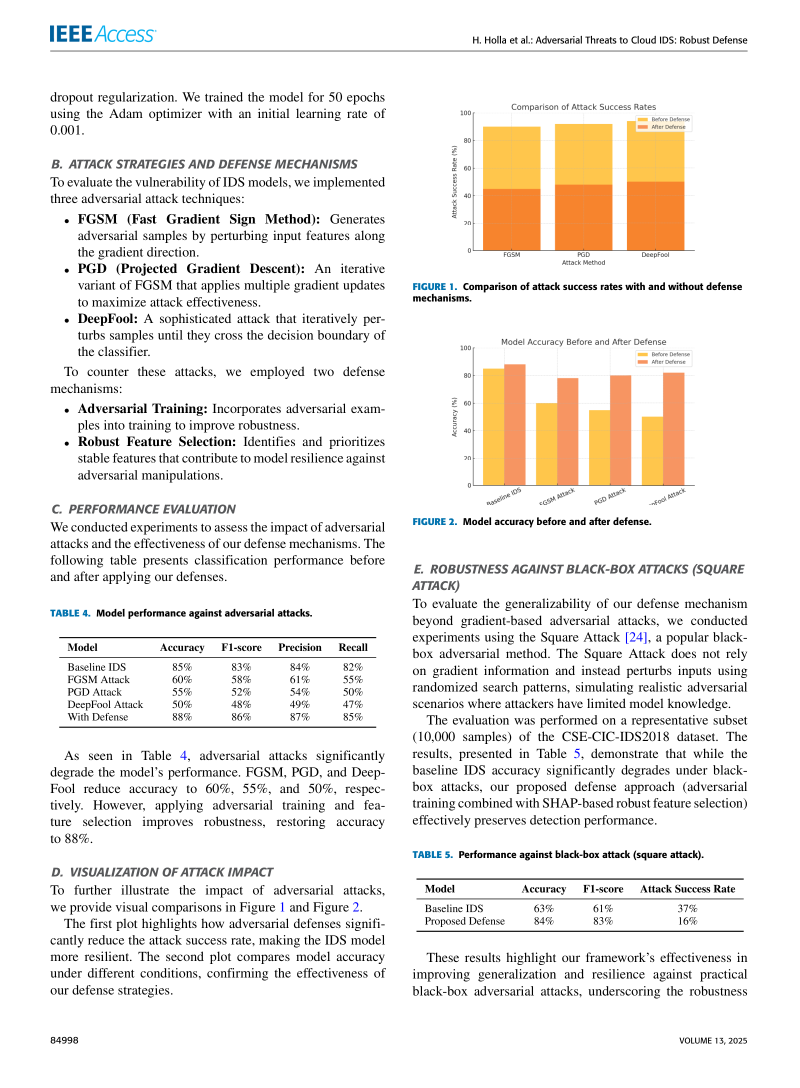
#> input picture scratch/rendered_pages/page_7.png, 1600 x 2175 px, found by its file name (shown at 1/2 size)
$ python crop_sections.py
#> lines starting #> are read from the running program, lines starting #| are printed output that depends on the picture
from PIL import Image

im7 = Image.open('scratch/rendered_pages/page_7.png')
#> im7 is the input picture: PIL image 1600x2175 RGB; mean R, G, B 240.1, 236.6, 232.6
# page_7 is 1600 x 2175
# Left column is x in [50, 780], Right column is x in [820, 1550]

# Left column:
im7.crop((50, 100, 780, 1100)).save('scratch/rendered_pages/page7_left_top.png')
im7.crop((50, 1100, 780, 2100)).save('scratch/rendered_pages/page7_left_bottom.png')

# Right column:
im7.crop((820, 100, 1550, 1100)).save('scratch/rendered_pages/page7_right_top.png')
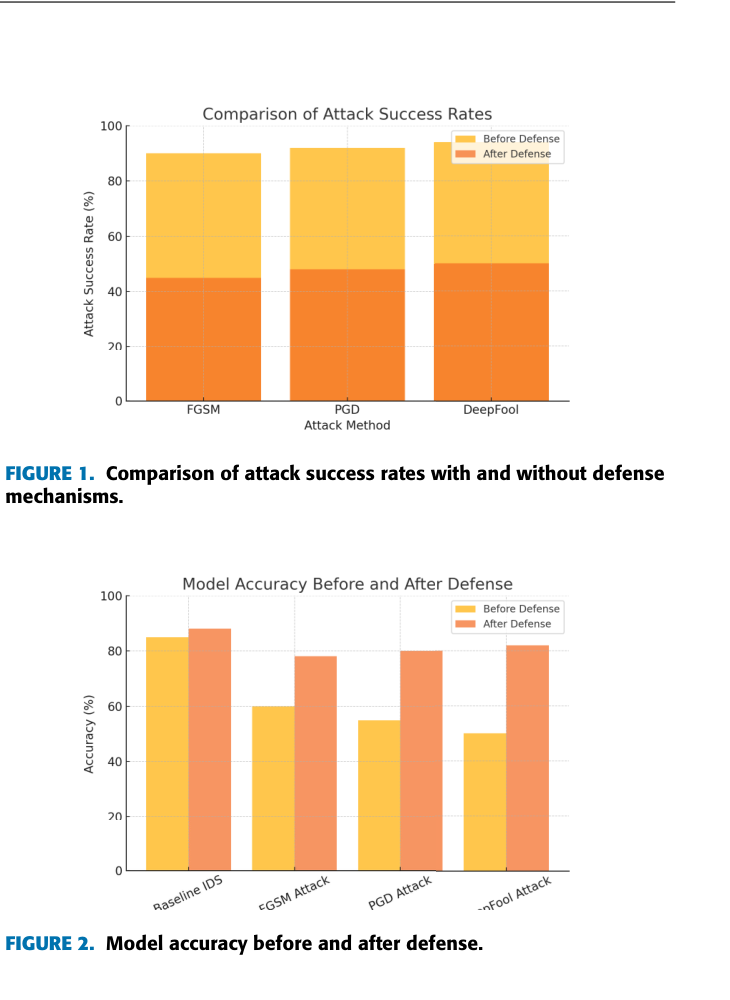
#> saved as page7_right_top.png: PIL image 730x1000 RGB; mean R, G, B 248.9, 231.6, 212.1
im7.crop((820, 1100, 1550, 2100)).save('scratch/rendered_pages/page7_right_bottom.png')
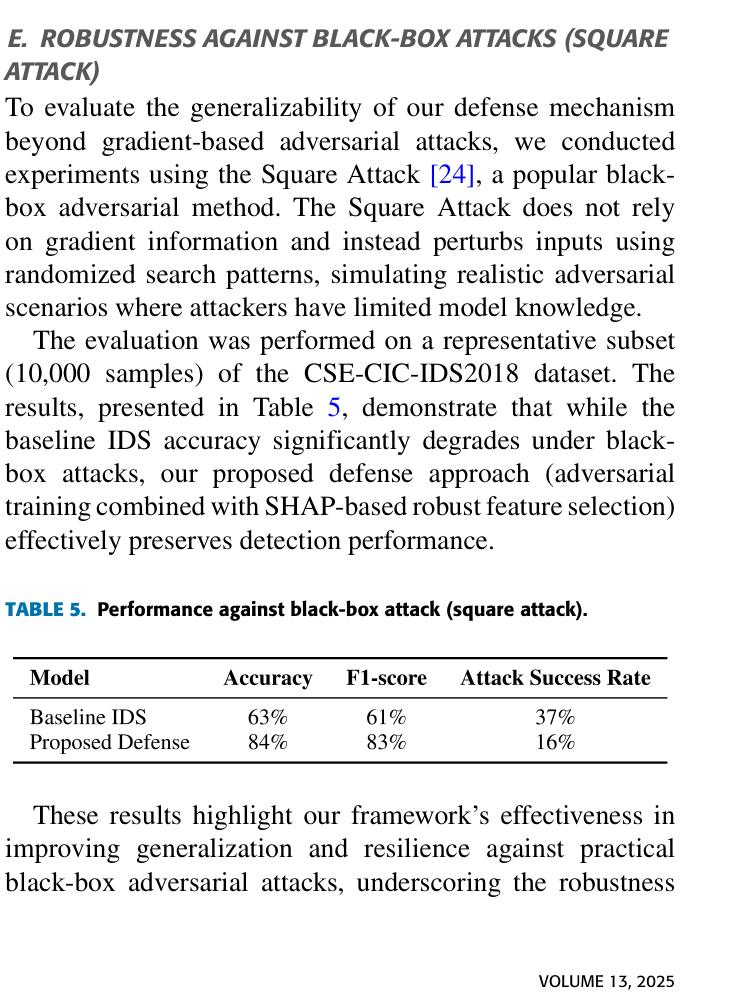
#> saved as page7_right_bottom.png: PIL image 730x1000 RGB; mean R, G, B 232.2, 232.3, 232.4

# Page 8:
im8 = Image.open('scratch/rendered_pages/page_8.png')
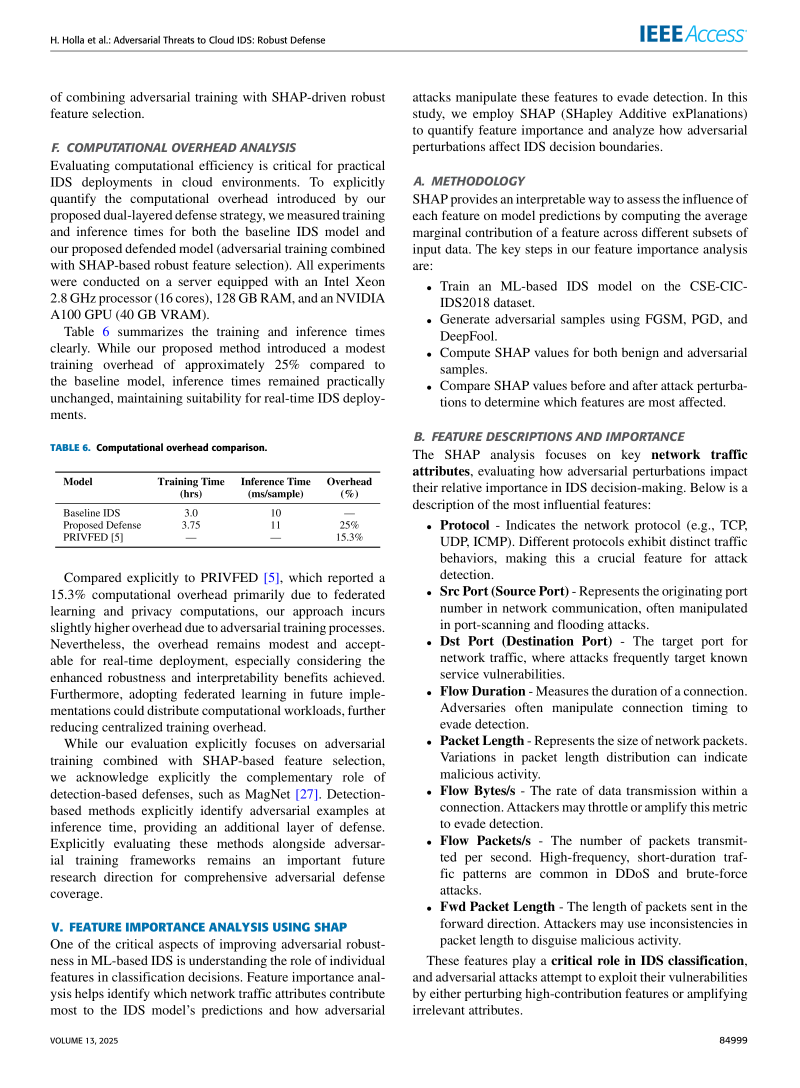
#> input picture scratch/rendered_pages/page_8.png, 1600 x 2175 px, found by its file name (shown at 1/2 size)
#> im8 is the input picture: PIL image 1600x2175 RGB; mean R, G, B 235.2, 235.5, 235.7
im8.crop((50, 100, 780, 1100)).save('scratch/rendered_pages/page8_left_top.png')
im8.crop((50, 1100, 780, 2100)).save('scratch/rendered_pages/page8_left_bottom.png')
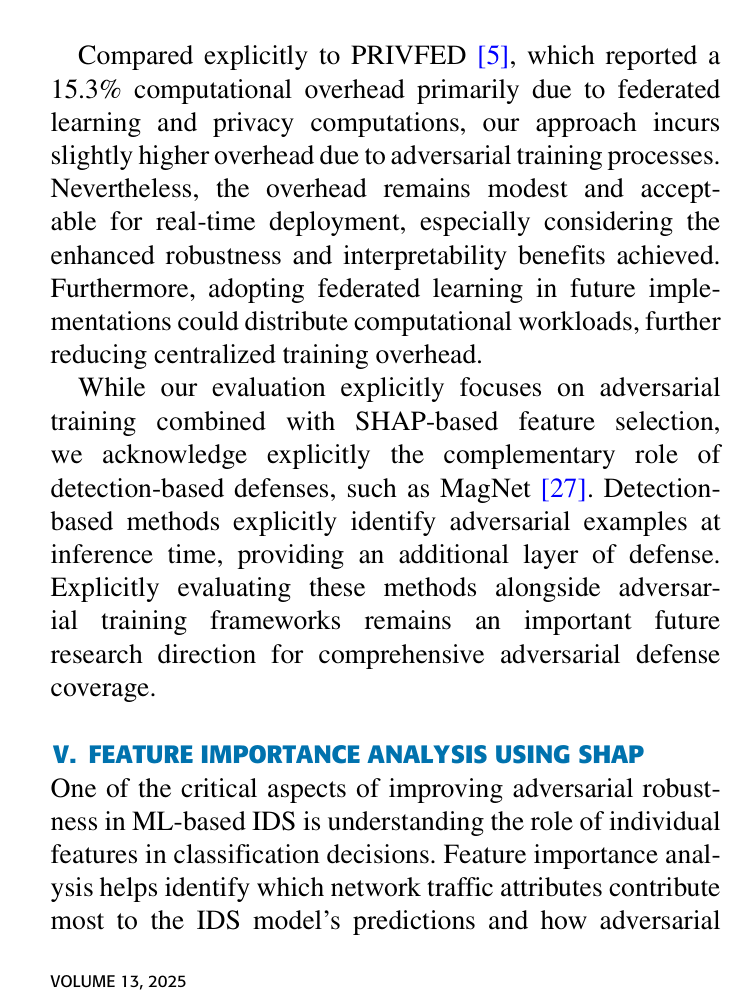
#> saved as page8_left_bottom.png: PIL image 730x1000 RGB; mean R, G, B 228.7, 229.6, 230.2
im8.crop((820, 100, 1550, 1100)).save('scratch/rendered_pages/page8_right_top.png')
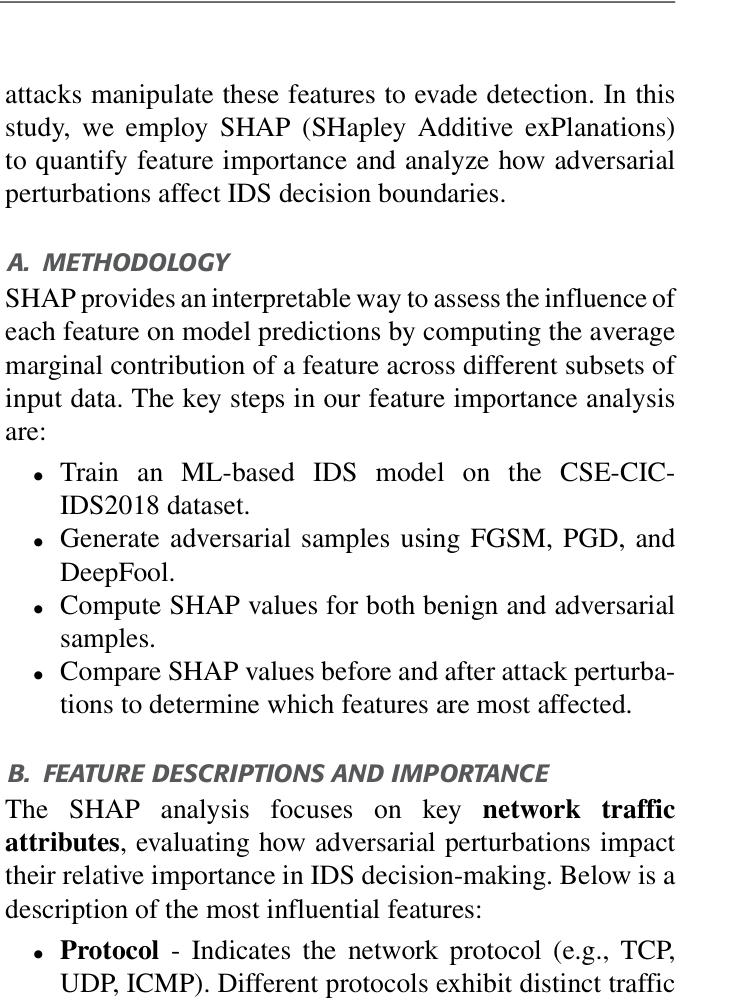
#> saved as page8_right_top.png: PIL image 730x1000 RGB; mean R, G, B 233.5, 233.5, 233.5

print("Cropped sections saved.")
